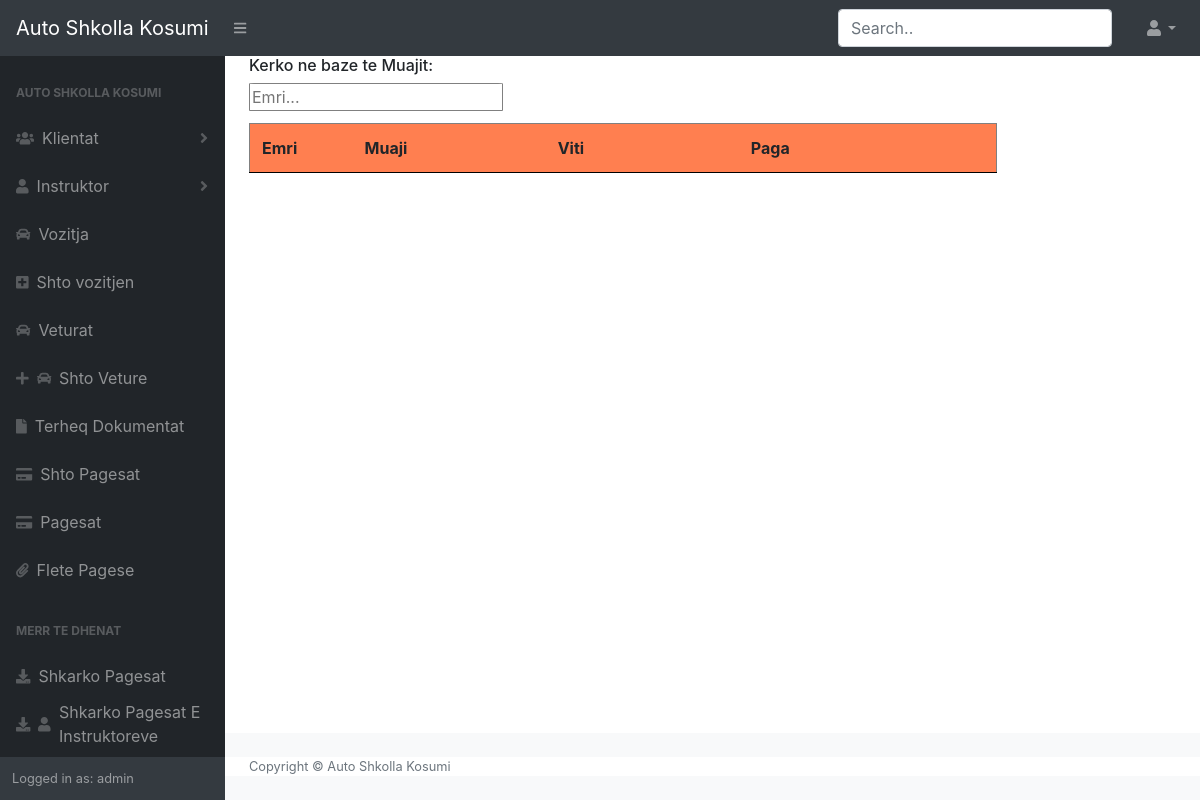
/pagesatEinstruktorve/2/ (signed in), run on an earlier commit of the app's database.
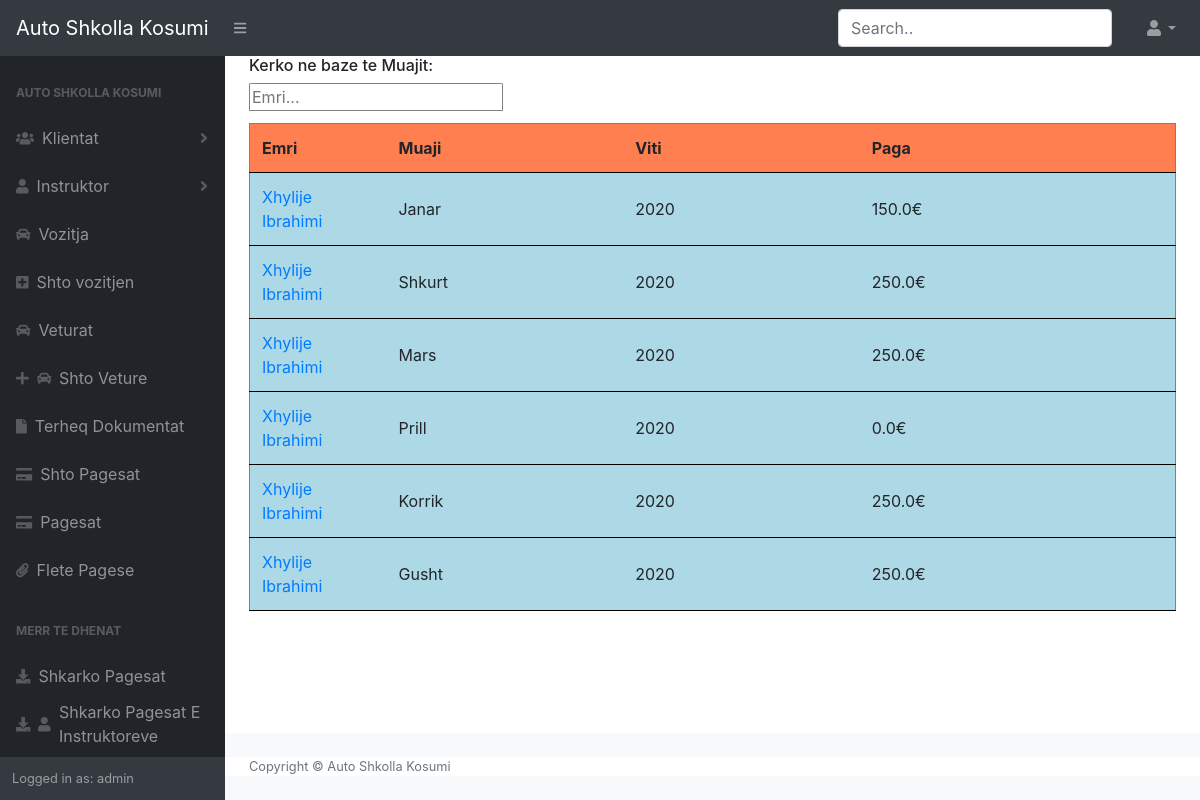
And on a later commit of the database.
### Kosumi/models.py (models this page shows, shortened)
class pagesatEinstruktorve(models.Model):
    Instruktori = models.ForeignKey(Instruktori,on_delete=models.CASCADE)
    muaji  = models.ForeignKey(muaji,on_delete=models.CASCADE)
    paga = models.FloatField()
    viti = models.IntegerField(default=datetime.now().year)

class Instruktori(models.Model):
    Emri = models.CharField(max_length=50)
    Emri_Prindit = models.CharField(max_length=50,default="")
    Mbiemri = models.CharField(max_length=50)
    nrLicenses = models.CharField(max_length=50,null=True)
    dataLindjes = models.DateField(null=True)
    NrPersonal = models.IntegerField(null=True)
    komuna = models.CharField(max_length=50,null=True)
    Nr_tel = PhoneNumberField()
    vetura = models.ForeignKey(Veturat,on_delete=models.CASCADE,null=True,blank=True)
    def __str__(self):
        return self.Emri+" "+self.Mbiemri

class muaji(models.Model):
    muaji = models.CharField(max_length=50)
    def __str__(self):
        return self.muaji

### Kosumi/views.py (the view)
@login_required
def merrPagesat(request, pk):
    pag = pagesatEinstruktorve.objects.filter(Instruktori_id=pk)
    return render(request, "home/pagesatEinstruktorve.html", {'pag': pag})

### Kosumi/templates/home/pagesatEinstruktorve.html (shortened to what this page needs)
{%extends "home/Base.html"%}
{% load static %}
{% block content %}
</head>
<body>
<div class="top">
<h6>Kerko ne baze te Muajit:</h6>
<input type="text" id="myInput" onkeyup="myFunction()" placeholder="Emri..." title="Type in a name">
</div>
<table id="myTable">
  <tr class="header">
      <th style="width: 8%;">Emri</th>
    <th style="width: 15%;">Muaji</th>
    <th style="width: 15%;">Viti</th>
    <th style="width: 20%;">Paga</th>
  </tr>
  {% for j in pag %}
    <tr>
        <td><a href="{% url 'editpagesatins' j.pk %}">{{j.Instruktori}}</a></td>
        <td>{{j.muaji}}</td>
        <td>{{j.viti}}</td>
        <td>{{j.paga}}€</td>
    </tr>
  {% endfor %}
</table>
</body>
{% endblock content %}

What changed in the data, as far as the page shows it:
added pagesatEinstruktorve: Instruktori "Xhylije Ibrahimi", muaji "Janar", viti "2020", paga "150.0"
added pagesatEinstruktorve: Instruktori "Xhylije Ibrahimi", muaji "Shkurt", viti "2020", paga "250.0"
added pagesatEinstruktorve: Instruktori "Xhylije Ibrahimi", muaji "Mars", viti "2020", paga "250.0"
added pagesatEinstruktorve: Instruktori "Xhylije Ibrahimi", muaji "Prill", viti "2020", paga "0.0"
added pagesatEinstruktorve: Instruktori "Xhylije Ibrahimi", muaji "Korrik", viti "2020", paga "250.0"
added pagesatEinstruktorve: Instruktori "Xhylije Ibrahimi", muaji "Gusht", viti "2020", paga "250.0"
